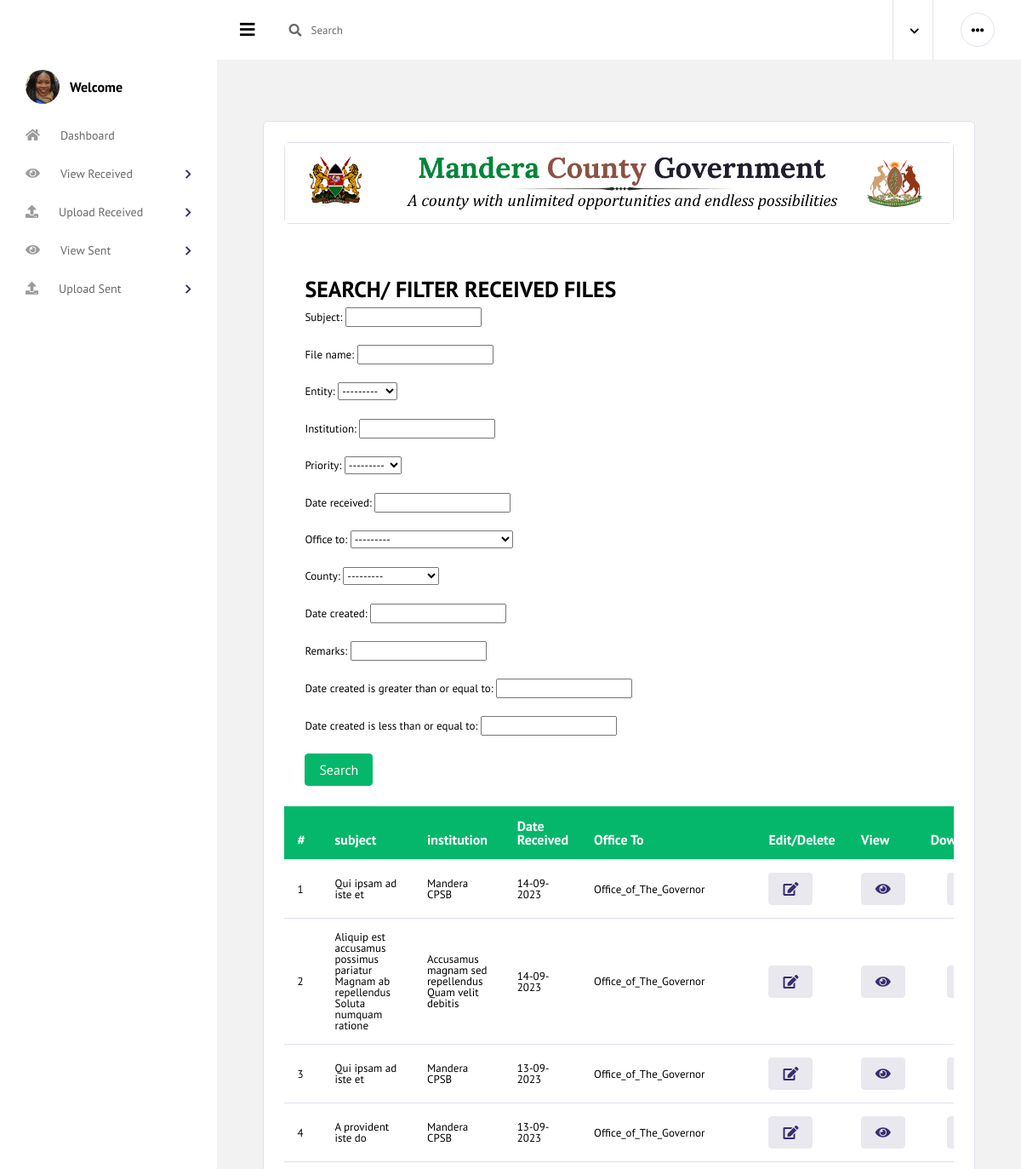
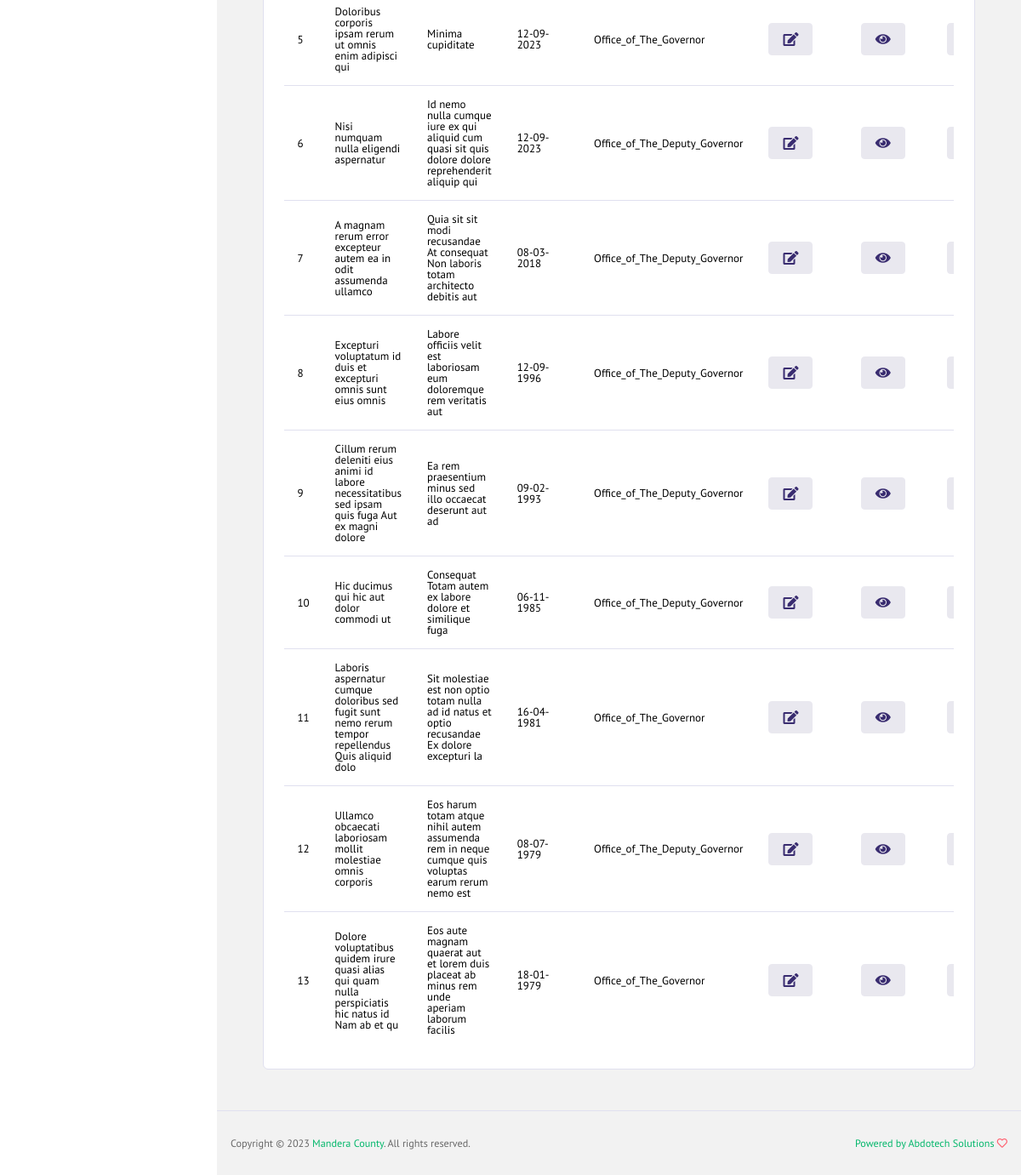
Screenshot of /search with the database file from the repository (2 pictures, top to bottom).
### fms/models.py (models this page shows, shortened)
class Received(models.Model):
    OFFICE_TO = (
        ('Office_of_The_Governor', 'Office of The Governor'),
        ('Office_of_The_Deputy_Governor', 'Office of The Deputy Governor')
    )
    Government = (
        ('National', 'National'),
        ('County', 'County'),
        ('Other', 'Other')
    )
    Priority = (
        ('High', 'High'),
        ('Medium', 'Medium'),
        ('Low', 'Low')
    )
    County = (
        ('Mandera_County', 'Mandera County'),
        ('Wajir_County', 'Wajir County'),
        ('Garissa_County', 'Garissa County')
    )
    subject = models.CharField(max_length=100)
    file_name = models.CharField(max_length=100)
    entity = models.CharField(choices=Government, max_length=100)  # Adjust max_length if needed
    institution = models.CharField(max_length=100)
    priority = models.CharField(choices=Priority, max_length=100)  # Adjust max_length if needed
    date_received = models.DateField(max_length=10)
    office_to = models.CharField(choices=OFFICE_TO, max_length=200)
    county = models.CharField(choices=County, max_length=100, blank=True, null=True)  # Adjust max_length if needed
    date_created = models.DateTimeField(auto_now_add=True)
    file = models.FileField(upload_to='files/%Y/%m/%d/', validators=[FileExtensionValidator(['pdf'])])
    remarks = models.TextField(max_length=100, null=True, blank=True)
    class Meta:
        ordering = ['-date_received']
        verbose_name = 'Received'
        verbose_name_plural = 'Received'

### fms/views.py (the view)
# urls.py: path('search',views.SearchReceivedListView.as_view(),name='search'),
class SearchReceivedListView(FilterView):
    template_name = 'fms/incoming/search.html'
    model = Received
    context_object_name = 'search'
    filterset_class = ReceivedFilter
    def get_queryset(self):
        queryset = super().get_queryset()
        search_query = self.request.GET.get('q')
        if search_query:
            queryset = queryset.filter(
                Q(name=search_query) ,
                Q(subject__icontains=search_query)
            )
        self.filterset = self.filterset_class(self.request.GET, queryset=queryset)
        return self.filterset.qs

### templates/fms/incoming/search.html (shortened to what this page needs)
{% extends 'fms/base2.html' %}
{% load static%}
{% load widget_tweaks %}
{% load crispy_forms_tags %}
{% block content %}
{% load widget_tweaks %}
<div class="content-wrapper">
  <div class="card">
    <div class="card-body">
      <div class="row">
        <div class="col-12">
          <div class="card">
            <img src="{% static 'images/mdrbanner.png'%}" alt="banner" />
          </div>
        </div>
      </div>
      <br><br>
      <div class="card-body">
        <h4>SEARCH/ FILTER RECEIVED FILES  </h4>
        <form method="GET"  class="forms-sample">
           {{ filter.form|crispy}}
          <button type="submit" name='q' class="btn btn btn-success">Search </button>
        </form>
      </div>
      <div class="row">
        <div class="col-12">
          <div class="table-responsive">
            <table id="order-listing" class="table">
              <thead>
                <tr class="bg-success text-white">
                  <th>#</th>
                  <th>subject</th>
                  <th>institution</th>
                  <th>Date Received</th>
                  <th>Office To</th>
                  <th>Edit/Delete</th>
                  <th>View</th>
                  <th>Download</th>
                </tr>
              </thead>
              <tbody>
                {% for received in object_list%}
                <tr>
                  <td>{{ forloop.counter }}</td>
                  <td>{{received.subject}}</td>
                  <td>{{received.institution}}</td>
                  <td>{{received.date_received|date:"d-m-Y"}}</td>
                  <td>{{received.office_to}}</td>
                  <td>
                    <a href="{% url 'edit-received' received.id %}"><button class="btn btn-light"><i class="fa fa-edit text-primary"></i>
                    </button>
                  </td>
                  <td>
                    <a href="{% url 'view-file' received.id %}">  <button class="btn btn-light"><i class="fa fa-eye text-primary"></i>
                    </button>
                  </td>
                  <td class="text-right">
                        <a href="{% url 'received-download' received.id %}"> <button
                        class="btn waves-effect waves-light btn-light"></button></a>
                  </td>
                </tr>
                {% endfor%}
              </tbody>
            </table>
          </div>
        </div>
      </div>
    </div>
  </div>
</div>
{% endblock %}

### rows the page displays
Received: subject "Qui ipsam ad iste et", institution "Mandera CPSB", date_received "14-09-2023", office_to "Office_of_The_Governor"
Received: subject "Aliquip est accusamus possimus pariatur Magnam ab repellendus Soluta numquam ratione", institution "Accusamus magnam sed repellendus Quam velit debitis", date_received "14-09-2023", office_to "Office_of_The_Governor"
Received: subject "Qui ipsam ad iste et", institution "Mandera CPSB", date_received "13-09-2023", office_to "Office_of_The_Governor"
Received: subject "A provident iste do", institution "Mandera CPSB", date_received "13-09-2023", office_to "Office_of_The_Governor"
Received: subject "Doloribus corporis ipsam rerum ut omnis enim adipisci qui", institution "Minima cupiditate", date_received "12-09-2023", office_to "Office_of_The_Governor"
Received: subject "Nisi numquam nulla eligendi aspernatur", institution "Id nemo nulla cumque iure ex qui aliquid cum quasi sit quis dolore dolore reprehenderit aliquip qui", date_received "12-09-2023", office_to "Office_of_The_Deputy_Governor"
Received: subject "A magnam rerum error excepteur autem ea in odit assumenda ullamco", institution "Quia sit sit modi recusandae At consequat Non laboris totam architecto debitis aut", date_received "08-03-2018", office_to "Office_of_The_Deputy_Governor"
Received: subject "Excepturi voluptatum id duis et excepturi omnis sunt eius omnis", institution "Labore officiis velit est laboriosam eum doloremque rem veritatis aut", date_received "12-09-1996", office_to "Office_of_The_Deputy_Governor"
Received: subject "Cillum rerum deleniti eius animi id labore necessitatibus sed ipsam quis fuga Aut ex magni dolore", institution "Ea rem praesentium minus sed illo occaecat deserunt aut ad", date_received "09-02-1993", office_to "Office_of_The_Deputy_Governor"
Received: subject "Hic ducimus qui hic aut dolor commodi ut", institution "Consequat Totam autem ex labore dolore et similique fuga", date_received "06-11-1985", office_to "Office_of_The_Deputy_Governor"
Received: subject "Laboris aspernatur cumque doloribus sed fugit sunt nemo rerum tempor repellendus Quis aliquid dolo", institution "Sit molestiae est non optio totam nulla ad id natus et optio recusandae Ex dolore excepturi la", date_received "16-04-1981", office_to "Office_of_The_Governor"
Received: subject "Ullamco obcaecati laboriosam mollit molestiae omnis corporis", institution "Eos harum totam atque nihil autem assumenda rem in neque cumque quis voluptas earum rerum nemo est", date_received "08-07-1979", office_to "Office_of_The_Deputy_Governor"
Received: subject "Dolore voluptatibus quidem irure quasi alias qui quam nulla perspiciatis hic natus id Nam ab et qu", institution "Eos aute magnam quaerat aut et lorem duis placeat ab minus rem unde aperiam laborum facilis", date_received "18-01-1979", office_to "Office_of_The_Governor"
